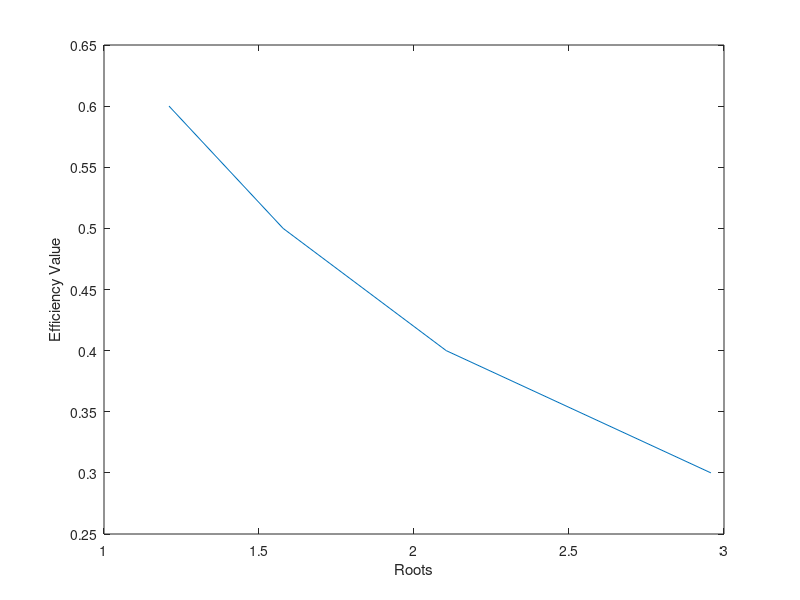

Write MATLAB code to recreate this figure.
delta = .05; %given pertubation
eff = 0.3:.1:.6; %efficiency values
fprintf('Efficiency Value\tIteration \t  xi+1 \t\t\txi+del_xi \t  f(xi) \t      f(xi+del_xi) \t    |Ea|\n') %table column
for z = 1:length(eff) %vector with same length as eff
    n = 0; %intialize counter
    x = 1; %initial guess
    e = 1; %intializes/reintializes error
    while e > .0003 %loop for conditional (error)
        n = n + 1; %counter
        EfficiencyValue(n) = eff(z); %efficiency value used in calculation
        f = 1/x*(1/tanh(3*x)-1/(3*x)) - eff(z); %function
        Iteration(n) = n; %iteration array
        xidelxi(n) = x + delta * x; %xi + delta*xi
        fxi(n) = f; %stores value of function
        fxidelxi(n) = 1/(xidelxi(n))*(1/tanh(3*(xidelxi(n)))-1/(3*(xidelxi(n)))) - eff(z); %function with pertubation
        nextxi(n) = x - delta*x*fxi(n)/(fxidelxi(n)-fxi(n)); %calculates next guess
        e = abs((nextxi(n)-x)/nextxi(n)); %calculates error
        Ea(n) = e*100; %error array
        x = nextxi(n); %updates guess
    end
    A = [EfficiencyValue;Iteration;nextxi;xidelxi;fxi;fxidelxi;Ea]; %matrix for table
    fprintf('   \t%1.1d \t\t\t%d  \t\t  %f\t\t%f\t  %+f \t  %+f \t\t%+f\n',A) %print columns
    fprintf('\n') %print space between efficiency values
    root(z) = nextxi(n); %creates a vector of calculated roots
    EfficiencyValue = 0; %resets arrays to be used
    Iteration = 0;
    nextxi = 0;
    xidelxi =  0;
    fxi = 0;
    fxidelxi = 0;
    Ea = 0;
end
plot(root,eff) %plots roots against efficiency values
xlabel('Roots') %makes plot understandable
ylabel('Efficiency Value')